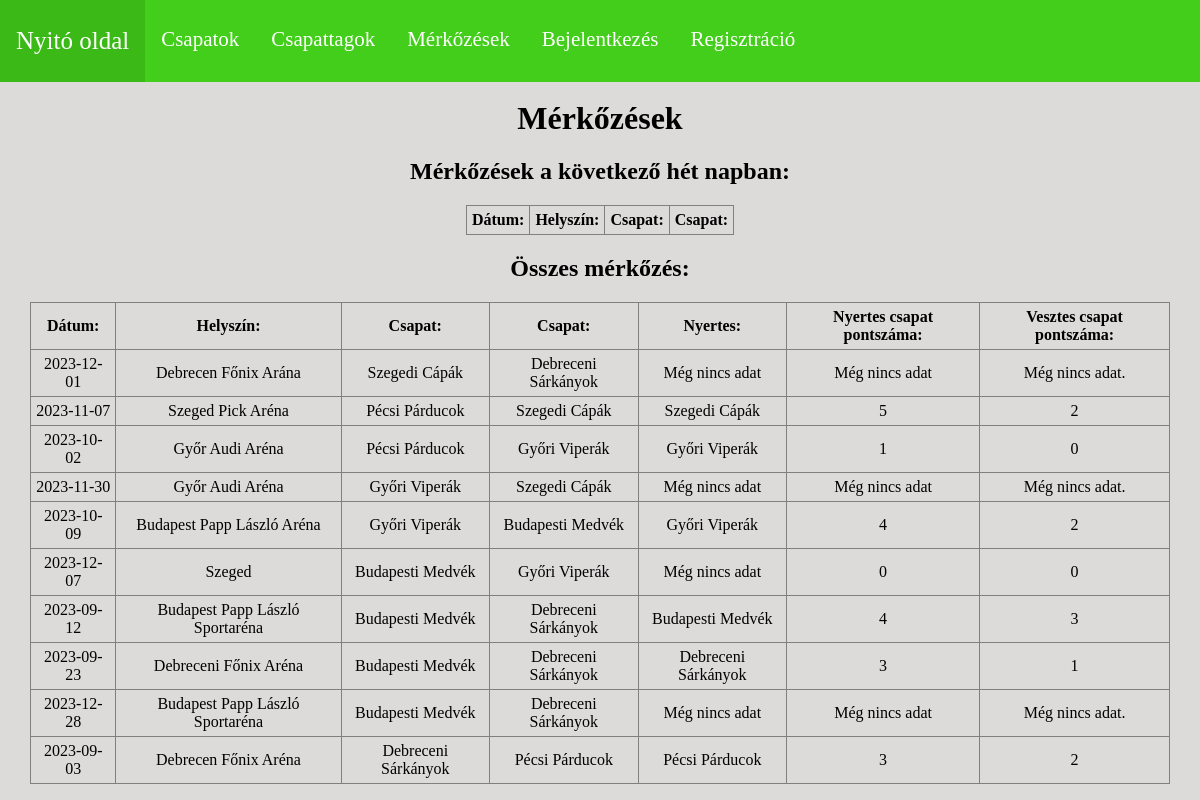
Screenshot of /Merkozesek.php with the database file from the repository.
### tables this page shows
CREATE TABLE `merkozes` (
  `csapat1id` int(5) NOT NULL,
  `csapat2id` int(5) NOT NULL,
  `datum` date NOT NULL,
  `helyszin` varchar(100) NOT NULL,
  `nyertes` varchar(100) DEFAULT NULL,
  `nyertespont` int(2) DEFAULT NULL,
  `vesztespont` int(2) DEFAULT NULL
);

CREATE TABLE `csapat` (
  `csapatid` int(5) NOT NULL,
  `nev` varchar(100) NOT NULL,
  `varos` varchar(100) NOT NULL,
  `alapitaseve` int(4) NOT NULL
);

### kezelofgvk.php (called while the page is built, shortened)
<?php
function felhasznalo_csatlakozas(){
    $conn = mysqli_connect('localhost', 'root', '') or die ("Hibás csatlakozás!");
    mysqli_query($conn, 'SET NAMES UTF8');
    mysqli_query($conn, 'SET character_set_results=utf8');
    mysqli_set_charset($conn, 'utf8');
    return $conn;
}
function csapatot_leker($csapatid){
    if(!($conn = felhasznalo_csatlakozas())){
        return false;
    }
    $stmt = mysqli_prepare($conn, "SELECT * FROM csapat WHERE csapatid = ?");
    mysqli_stmt_bind_param($stmt, "i", $csapatid);
    $result = mysqli_stmt_execute($stmt);
    mysqli_stmt_bind_result($stmt, $cspid, $nev, $varos, $ev);
    $csapat = array();
    $csapat["csapatid"] = $cspid;
    $csapat["nev"] = $nev;
    $csapat["varos"] = $varos;
    $csapat["ev"] = $ev;
    return $csapat;
}
function merkozesek_leker(){
    if(!($conn = felhasznalo_csatlakozas())){
        return false;
    }
    $result = mysqli_query($conn, "SELECT * FROM merkozes");
    return $result;
}
function merkozes_kovhet(){
    if(!($conn = felhasznalo_csatlakozas())){
        return false;
    }
    $result = mysqli_query($conn, "SELECT * FROM merkozes WHERE DATEDIFF(merkozes.datum, CURRENT_DATE) <= 7 AND DATEDIFF(merkozes.datum, CURRENT_DATE) >= 0");
    return $result;
}
?>

### Merkozesek.php (the view, shortened to what this page needs)
<?php
include_once "kezelofgvk.php";
?>
<!DOCTYPE html>
<html lang="hu">
<head>
    <link rel="stylesheet" type="text/css" href="css/media.css">
</head>
<body>
<header>
    <nav>
        <ul class="navigation">
            <li><a href="Index.php" target="_self">Nyitó oldal</a></li>
            <li><a href="Csapatok.php" target="_self">Csapatok</a></li>
            <li><a href="Tagok.php" target="_self">Csapattagok</a></li>
            <li><a href="Merkozesek.php" target="_self">Mérkőzések</a></li>
            <?php if(!(isset($_SESSION["user"]))) {?>
            <li><a href="Bejelentkezes.php" target="_self">Bejelentkezés</a></li>
            <li><a href="Regisztracio.php" target="_self">Regisztráció</a></li>
            <?php }else{?>
            <li><a href="Kijeletkezes.php" target="_self">Kijelentkezés</a></li>
            <?php } ?>
        </ul>
    </nav>
</header>
<h1>Mérkőzések</h1>
<h2>Mérkőzések a következő hét napban:</h2>
<div>
<?php
$kovhet = merkozes_kovhet();
if(isset($kovhet) && ($kovhet != null || $kovhet != 0) ){
    ?>
    <table>
        <tr>
            <th>Dátum:</th>
            <th>Helyszín:</th>
            <th>Csapat:</th>
            <th>Csapat:</th>
        </tr>
    </table>
    <?php
}
?>
</div>
<h2>Összes mérkőzés:</h2>
<div>
    <table>
        <tr>
            <th>Dátum:</th>
            <th>Helyszín:</th>
            <th>Csapat:</th>
            <th>Csapat:</th>
            <th>Nyertes:</th>
            <th>Nyertes csapat pontszáma:</th>
            <th>Vesztes csapat pontszáma:</th>
        </tr>
        <?php
        $merkozesek = merkozesek_leker();
        while($merkozes = mysqli_fetch_assoc($merkozesek)){
            $csapat1 = csapatot_leker($merkozes["csapat1id"]);
            $csapat2 = csapatot_leker($merkozes["csapat2id"]);
            echo '<form action="merkozesmodositas.php" method="post">';
            echo '<tr>';
            echo '<td>'. $merkozes["datum"] .'</td>';
            echo '<td>'. $merkozes["helyszin"] .'</td>';
            echo '<td>'. $csapat1["nev"] .'</td>';
            echo '<td>'. $csapat2["nev"] .'</td>';
            if($merkozes["nyertes"] == null){
                $nyertes = "Még nincs adat";
            } else {
                $nyertes = $merkozes["nyertes"];
            }
            echo '<td>'. $nyertes .'</td>';
            if($merkozes["nyertespont"] == null){
                $nyertespont = "Még nincs adat";
            } else {
                $nyertespont = $merkozes["nyertespont"];
            }
            echo '<td>'. $nyertespont .'</td>';
            if($merkozes["vesztespont"] == null){
                $vesztespont = "Még nincs adat.";
            } else {
                $vesztespont = $merkozes["vesztespont"];
            }
            echo '<td>'. $vesztespont .'</td>';
            echo '</tr>';
            echo '</form>';
        }
        ?>
    </table><br>
</div>
</body>
</html>

### css/media.css (style rules this page uses)
* { box-sizing: border-box; }
html { font-size: 16px; }
body { background:#dddada fixed; font-family: Georgia, Times, "Times New Roman", serif; margin:0; margin-top:100px; }
.navigation li:first-child { color:rgba(255,255,255,.5); font-size:25px; border-top:none; }
nav { background: #42CE1A; font-size:21px; position: fixed; width: 100%; top:0; }
nav ul { margin:0; padding:0; list-style: none; }
nav ul li { float:left; }
nav a { text-decoration: none; padding: 1.7rem 1rem; display: block; color:white; }
nav::after { content:''; clear: both; display:table }
div { max-width: 1200px; margin:0 auto; width:95%; text-align: center; }
table { border: 1px solid gray; margin: 0 auto; border-collapse: collapse; box-sizing: border-box; }
th,td { border: 1px solid gray; vertical-align: center; text-align: center; padding: 5px; }
h1, h2, h3, p { text-align: center; }

### rows the page displays
merkozes: datum "2023-12-01", helyszin "Debrecen Főnix Arána", csapat1id.nev "Szegedi Cápák", csapat2id.nev "Debreceni Sárkányok", nyertes "Még nincs adat", nyertespont "Még nincs adat", vesztespont "Még nincs adat."
merkozes: datum "2023-11-07", helyszin "Szeged Pick Aréna", csapat1id.nev "Pécsi Párducok", csapat2id.nev "Szegedi Cápák", nyertes "Szegedi Cápák", nyertespont "5", vesztespont "2"
merkozes: datum "2023-10-02", helyszin "Győr Audi Aréna", csapat1id.nev "Pécsi Párducok", csapat2id.nev "Győri Viperák", nyertes "Győri Viperák", nyertespont "1", vesztespont "0"
merkozes: datum "2023-11-30", helyszin "Győr Audi Aréna", csapat1id.nev "Győri Viperák", csapat2id.nev "Szegedi Cápák", nyertes "Még nincs adat", nyertespont "Még nincs adat", vesztespont "Még nincs adat."
merkozes: datum "2023-10-09", helyszin "Budapest Papp László Aréna", csapat1id.nev "Győri Viperák", csapat2id.nev "Budapesti Medvék", nyertes "Győri Viperák", nyertespont "4", vesztespont "2"
merkozes: datum "2023-12-07", helyszin "Szeged", csapat1id.nev "Budapesti Medvék", csapat2id.nev "Győri Viperák", nyertes "Még nincs adat", nyertespont "0", vesztespont "0"
merkozes: datum "2023-09-12", helyszin "Budapest Papp László Sportaréna", csapat1id.nev "Budapesti Medvék", csapat2id.nev "Debreceni Sárkányok", nyertes "Budapesti Medvék", nyertespont "4", vesztespont "3"
merkozes: datum "2023-09-23", helyszin "Debreceni Főnix Aréna", csapat1id.nev "Budapesti Medvék", csapat2id.nev "Debreceni Sárkányok", nyertes "Debreceni Sárkányok", nyertespont "3", vesztespont "1"
merkozes: datum "2023-12-28", helyszin "Budapest Papp László Sportaréna", csapat1id.nev "Budapesti Medvék", csapat2id.nev "Debreceni Sárkányok", nyertes "Még nincs adat", nyertespont "Még nincs adat", vesztespont "Még nincs adat."
merkozes: datum "2023-09-03", helyszin "Debrecen Főnix Aréna", csapat1id.nev "Debreceni Sárkányok", csapat2id.nev "Pécsi Párducok", nyertes "Pécsi Párducok", nyertespont "3", vesztespont "2"
